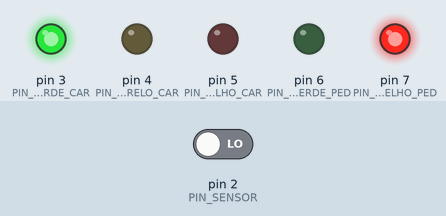
The sketch below on a simulated Arduino Uno, built with avr-gcc and run on an emulated ATmega328P. Shown: output pins drawn as LEDs (lit = HIGH). The inputs (shaded band) are chosen by the test bench; at power-on: pin 2 (PIN_SENSOR) LOW.

Above: at 1.2 s.
1.3 s: pin 2 (PIN_SENSOR) driven HIGH
At 3.3 s:
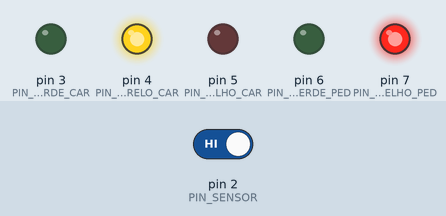
At 7.2 s:
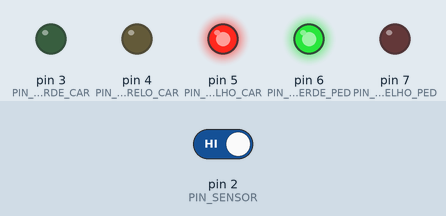
Timing chart, 0 to 15.9 s (numbered marks = the images above; inputs shaded):
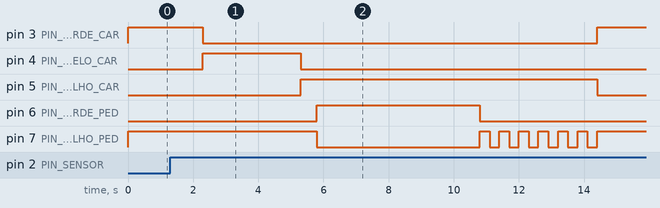

Measured:
- after the input at 1.3 s, pin 3 (PIN_LED_VERDE_CAR): HIGH → LOW after 1.0 s, → HIGH 12.1 s later; pin 4 (PIN_LED_AMARELO_CAR): LOW → HIGH after 1.0 s, → LOW 3.0 s later

The sketch:

semaforo-inteligente.ino
```cpp
/********************************************
Colégio Estadual Gabriel de Lara - 17/03/2026
Autor: Gerson Cesar Grobe de Miranda, 00

Objetivo: Montar um semáforo inteligente com
sensor PIR, para entender o funcionamento e
programar, utilizando funções.

*********************************************/

#define PIN_SENSOR 2
#define PIN_LED_VERDE_CAR 3
#define PIN_LED_AMARELO_CAR 4
#define PIN_LED_VERMELHO_CAR 5
#define PIN_LED_VERDE_PED 6
#define PIN_LED_VERMELHO_PED 7

// O uso de 'volatile' é usado para variáveis em interrupções
volatile int modo = 0;

void setup () {
  pinMode(PIN_SENSOR, INPUT);
  // configura os pinos 3 a 7 como SAÍDA
  for (int i=3; i<=7; i++) {
    pinMode(i, OUTPUT);
  }

  // Ajustado para RISING: o sensor PIR envia 5V ao detectar movimento
  // Se o sensor for invertido, use FALLING
  attachInterrupt(digitalPinToInterrupt(PIN_SENSOR), sensorAcionado, CHANGE);
}

void loop () {

  switch (modo) {
    case 0:
      modocarros();
      break;
    case 1:
      travessia();
      break;
  }
}

//Função chamada pela interrupção
void sensorAcionado() {
  modo = 1;
}

//Função travessia
void travessia() {
  //pausa de segurança
  delay(1000);

  //Carros: Verde -> Amarelo
  digitalWrite(PIN_LED_VERDE_CAR, LOW);
  digitalWrite(PIN_LED_AMARELO_CAR, HIGH);
  delay(3000);
  //Carros: Vermelho // Pedestre: Verde
  digitalWrite(PIN_LED_AMARELO_CAR, LOW);
  digitalWrite(PIN_LED_VERMELHO_CAR, HIGH);
  delay(500);
  digitalWrite(PIN_LED_VERMELHO_PED, LOW);
  digitalWrite(PIN_LED_VERDE_PED, HIGH);
  delay(5000);

  //Pedestre: Verde apaga, Vermelho pisca(Alerta)
  digitalWrite(PIN_LED_VERDE_PED, LOW);
  for (int i=0; i<=5; i++) {
    digitalWrite(PIN_LED_VERMELHO_PED, HIGH);
    delay(300);
    digitalWrite(PIN_LED_VERMELHO_PED, LOW);
    delay(300);
  }
  //volta para o estado inicial
  modo = 0;
}

//Função modocarros
void modocarros() {
  digitalWrite(PIN_LED_VERDE_PED, LOW);
  digitalWrite(PIN_LED_VERMELHO_PED, HIGH);
  digitalWrite(PIN_LED_VERDE_CAR, HIGH);
  digitalWrite(PIN_LED_AMARELO_CAR, LOW);
  digitalWrite(PIN_LED_VERMELHO_CAR, LOW);
}
```
